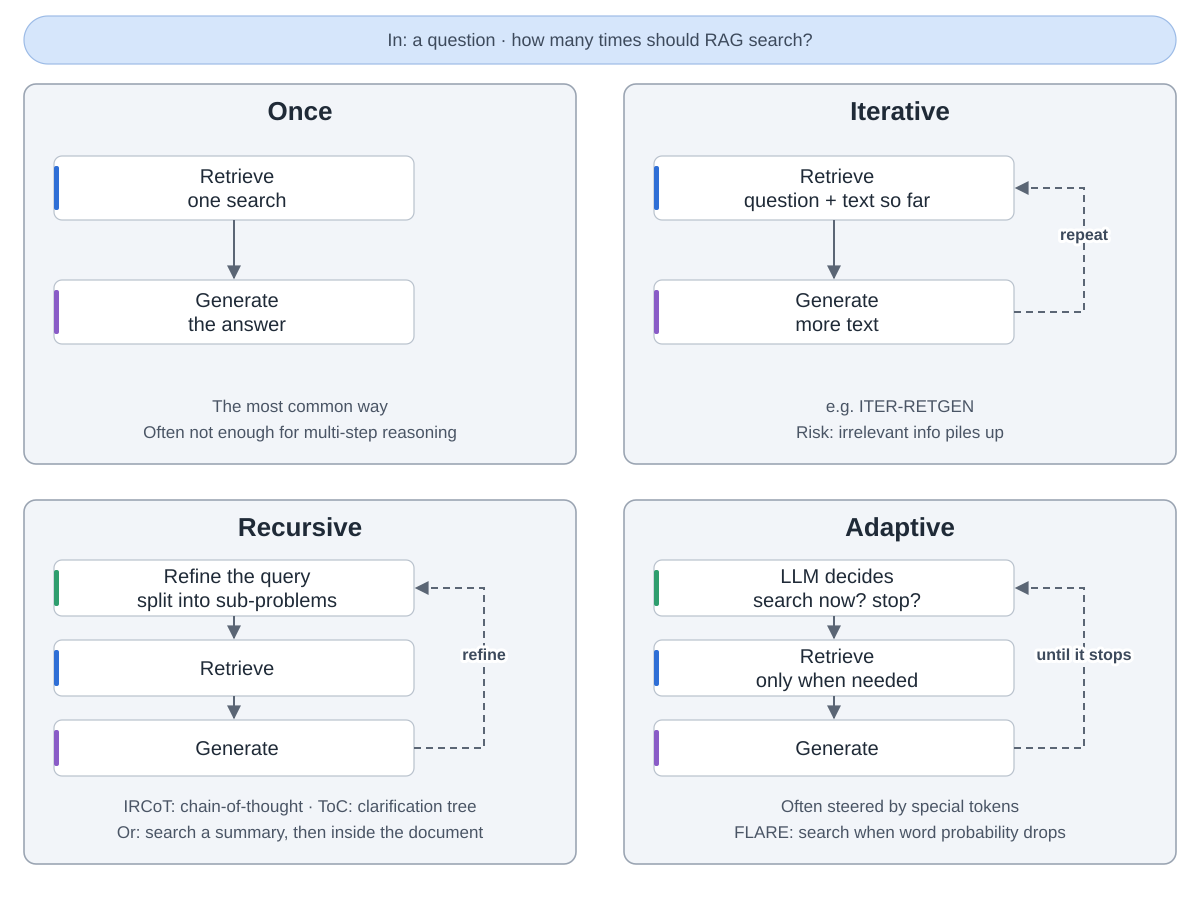

Write the Python code that produced this figure.
"""How many times to search: once, iterative, recursive, adaptive (four options, no order between them).
Drawn from Gao et al., "Retrieval-Augmented Generation for Large Language Models: A Survey",
arXiv:2312.10997v5 (Section V Augmentation Process in RAG, A-C, and Fig. 5).
Run: python3 flows.py"""
import sys
from pathlib import Path

sys.path.insert(0, str(Path(__file__).resolve().parents[2] / "tools"))
from archdiagram import Diagram, L, R, GW, T1, H1, T2, H2  # noqa: E402

d = Diagram("How many times to search",
            "In: a question. RAG can search its knowledge base in four ways, shown side by side. "
            "Once: search one time, then generate the answer. This is the most common way, but it is often "
            "not enough for hard problems that need several reasoning steps. "
            "Iterative: search, generate, and repeat; each search uses the question plus the text generated "
            "so far. ITER-RETGEN works this way. The risk is gaps in meaning and irrelevant information "
            "piling up. "
            "Recursive: refine the query and split the problem into sub-problems, then search and generate, "
            "and refine again. IRCoT guides this with chain-of-thought; ToC builds a clarification tree. "
            "With a structured index it searches a summary first, then inside the document. "
            "Adaptive: the LLM itself decides whether to search and when to stop, often with special tokens. "
            "FLARE searches when the probability of the words it generates falls below a threshold; "
            "Self-RAG uses retrieve and critic tokens.")

d.pill(L, 16, 1152, 48, "In: a question · how many times should RAG search?")

CW = 360           # card width; the right side of each group holds the loop arrow


def flow(x, top, cards, h, gap, first=72):
    """Cards in a column with a down arrow between each; returns the card tops."""
    ys = [top + first + i * (h + gap) for i in range(len(cards))]
    for y, (label, kind) in zip(ys, cards):
        d.card(x + 30, y, label, kind, w=CW, h=h)
    for y in ys[1:]:
        d.arrow(f"M{x + 30 + CW / 2} {y - gap}V{y - 2}")
    return ys


def loop(x, ys, h, label):
    """Dashed arrow from the last card back up to the first, on the right of the cards."""
    a, b, e = x + 30 + CW, x + 30 + CW + 70, ys[-1] + h / 2
    d.arrow(f"M{a} {e}H{b}V{ys[0] + h / 2}H{a + 2}", back=True,
            label=label, at=(b, (ys[0] + e) / 2 + 6))


d.group(L, T1, GW, H1, "Once")
flow(L, T1, [("Retrieve|one search", "coding"),
             ("Generate|the answer", "write")], 64, 60)
d.notes(L, T1, H1, "The most common way", "Often not enough for multi-step reasoning")

d.group(R, T1, GW, H1, "Iterative")
ys = flow(R, T1, [("Retrieve|question + text so far", "coding"),
                  ("Generate|more text", "write")], 64, 60)
loop(R, ys, 64, "repeat")
d.notes(R, T1, H1, "e.g. ITER-RETGEN", "Risk: irrelevant info piles up")

d.group(L, T2, GW, H2, "Recursive")
ys = flow(L, T2, [("Refine the query|split into sub-problems", "plan"),
                  ("Retrieve", "coding"),
                  ("Generate", "write")], 56, 24, first=60)
loop(L, ys, 56, "refine")
d.notes(L, T2, H2, "IRCoT: chain-of-thought · ToC: clarification tree", "Or: search a summary, then inside the document")

d.group(R, T2, GW, H2, "Adaptive")
ys = flow(R, T2, [("LLM decides|search now? stop?", "plan"),
                  ("Retrieve|only when needed", "coding"),
                  ("Generate", "write")], 56, 24, first=60)
loop(R, ys, 56, "until it stops")
d.notes(R, T2, H2, "Often steered by special tokens", "FLARE: search when word probability drops")

d.save(Path(__file__).with_name("flows.svg"))
